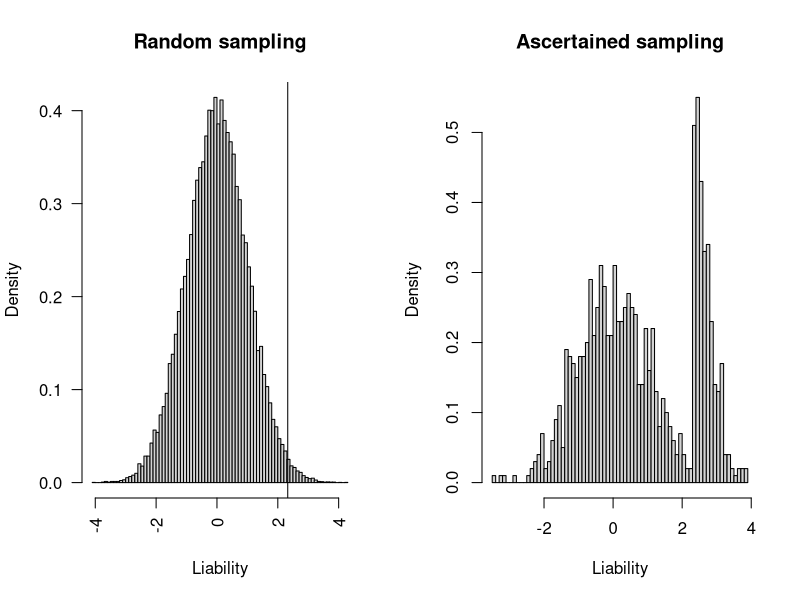

Write the R code that produced this figure.
setwd("~/Desktop")
total_pop <- 40000
# sample_size <- 20000
# sample_size <- 10450 + 1954 + 1120 + 3135
sample_size <- 1000
# pop_prev <- 0.0003
pop_prev <- 0.01
# sample_prev <- 0.2
# sample_prev <- (1930 + 835 + 605 ) /sample_size
sample_prev <- 0.3
num_diseased_sample <- sample_size * sample_prev
num_healthy_sample <- sample_size - num_diseased_sample
cutoff <- qnorm(1 - pop_prev)
liability <- rnorm(total_pop,0,1)

print(sum(liability >= cutoff)) # this needs to be equal or larger to num_diseased_sample


pdf("binary_sampling.pdf", width=8, height=4)
par(mfrow=c(1,2))
hist(liability, freq=FALSE, breaks=60, xlab="Liability", main="Random sampling", las=2)
abline(v=cutoff)
hist(c(sample(liability[liability >= cutoff], num_diseased_sample), sample(liability[liability < cutoff], num_healthy_sample)), freq=FALSE, breaks=60, xlab="Liability", main="Ascertained sampling")
dev.off()